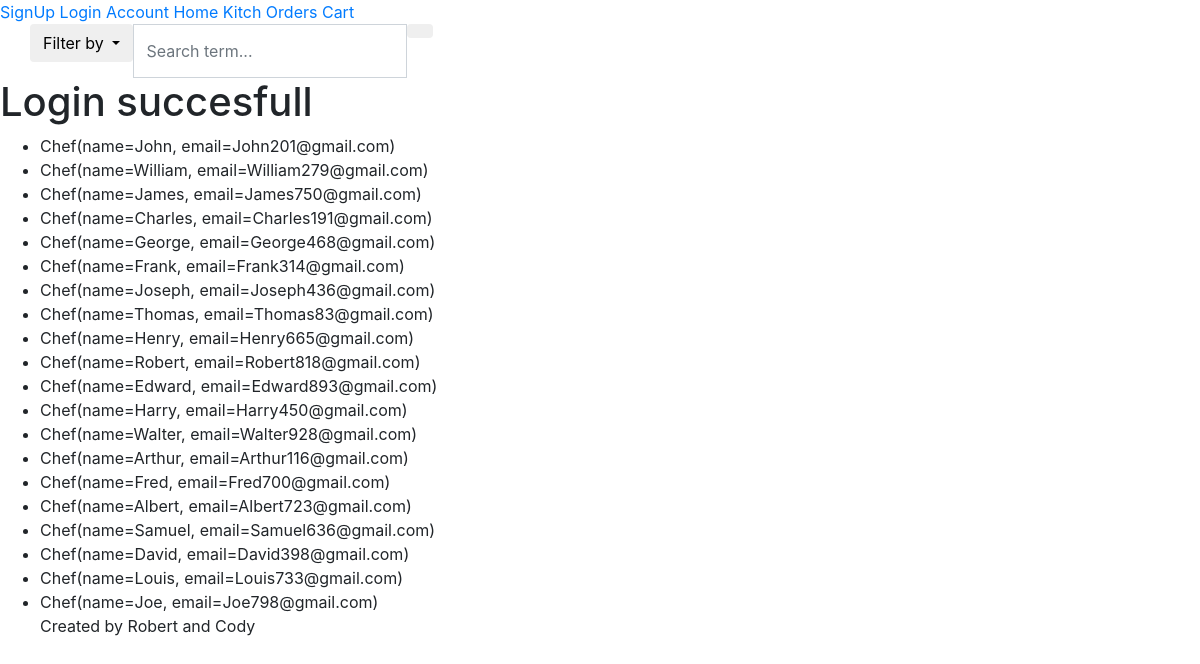
The page /home (signed in) on the database its author committed.
### models.py (models this page shows)
class Chef:
    pass

### app.py (the view)
@app.route("/home")
@login_required
def home():
    chefs = session.query(Chef).all()
    return render_template("home.html",chefs=chefs)

### app.py (called while the page is built)
@login_manager.user_loader
def load_user(user_id):
    return session.query(Chef).filter_by(id=user_id).first()

### models.py (called while the page is built)
    def __repr__(self):
            return "Chef(name=%s, email=%s)"%(self.name, self.email)

### templates/home.html (shortened to what this page needs)
{% extends "navbase.html" %}
{% block content %}
    <h1> Login succesfull </h1>
    {% for chef in chefs %}
    <ul>
        <li>{{chef}} </li}
    {% endfor %}
{% endblock %}

### rows shown on the page
Chef: name+email "Chef(name=John, email=John201@gmail.com)"
Chef: name+email "Chef(name=William, email=William279@gmail.com)"
Chef: name+email "Chef(name=James, email=James750@gmail.com)"
Chef: name+email "Chef(name=Charles, email=Charles191@gmail.com)"
Chef: name+email "Chef(name=George, email=George468@gmail.com)"
Chef: name+email "Chef(name=Frank, email=Frank314@gmail.com)"
Chef: name+email "Chef(name=Joseph, email=Joseph436@gmail.com)"
Chef: name+email "Chef(name=Thomas, email=Thomas83@gmail.com)"
Chef: name+email "Chef(name=Henry, email=Henry665@gmail.com)"
Chef: name+email "Chef(name=Robert, email=Robert818@gmail.com)"
Chef: name+email "Chef(name=Edward, email=Edward893@gmail.com)"
Chef: name+email "Chef(name=Harry, email=Harry450@gmail.com)"
Chef: name+email "Chef(name=Walter, email=Walter928@gmail.com)"
Chef: name+email "Chef(name=Arthur, email=Arthur116@gmail.com)"
Chef: name+email "Chef(name=Fred, email=Fred700@gmail.com)"
Chef: name+email "Chef(name=Albert, email=Albert723@gmail.com)"
Chef: name+email "Chef(name=Samuel, email=Samuel636@gmail.com)"
Chef: name+email "Chef(name=David, email=David398@gmail.com)"
Chef: name+email "Chef(name=Louis, email=Louis733@gmail.com)"
Chef: name+email "Chef(name=Joe, email=Joe798@gmail.com)"
